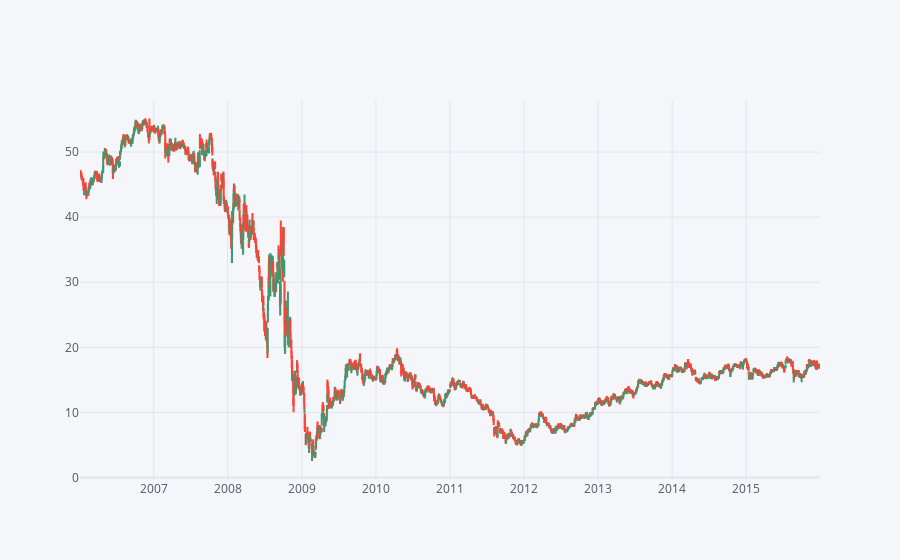

Notebook source saved alongside this figure:
### Markdown cell above
##### As mentioned in the introduction, I have included screenshots of all the plots that uses Plotly and Cufflinks for a quick view.  This is due to 
##### the fact that these plots cannot be seen when someone view this notebook on GitHub.

### Code cell
# I first plot the candlestick curve for the entire period:

BAC[['Open', 'High', 'Low','Close']].iplot(kind = 'candle')

### Figure 1 — Plotly figure (JSON) as saved in the notebook; plotly's stock layout.template omitted (floating-point values rounded to 4 significant figures; data arrays with more than 128 entries replaced by an {"elided": "..."} marker saying what was removed)
{"data": [{"close": {"elided": "2517 float values"}, "high": {"elided": "2517 float values"}, "low": {"elided": "2517 float values"}, "open": {"elided": "2517 float values"}, "showlegend": false, "type": "candlestick", "x": {"elided": "2517 str values"}, "yaxis": "y2"}], "layout": {"legend": {"bgcolor": "#F5F6F9", "font": {"color": "#4D5663"}}, "paper_bgcolor": "#F5F6F9", "plot_bgcolor": "#F5F6F9", "title": {"font": {"color": "#4D5663"}}, "xaxis": {"gridcolor": "#E1E5ED", "rangeslider": {"visible": false}, "showgrid": true, "tickfont": {"color": "#4D5663"}, "title": {"font": {"color": "#4D5663"}, "text": ""}, "zerolinecolor": "#E1E5ED"}, "yaxis": {"gridcolor": "#E1E5ED", "showgrid": true, "showticklabels": false, "tickfont": {"color": "#4D5663"}, "title": {"font": {"color": "#4D5663"}, "text": ""}, "zerolinecolor": "#E1E5ED"}, "yaxis2": {"gridcolor": "#E1E5ED", "showgrid": true, "tickfont": {"color": "#4D5663"}, "title": {"font": {"color": "#4D5663"}, "text": ""}, "zerolinecolor": "#E1E5ED"}}}
